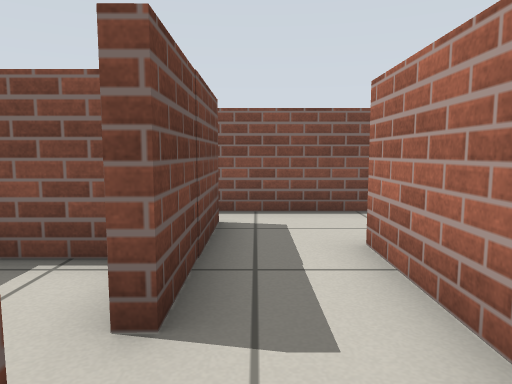
view 1 (above)

22 first-person views from a walk through a robot-simulator world made for Gazebo. The camera is 0.57 m above the floor, tilts 6° down and sees 70° across. The floor is counted in squares, 0.5 m on a side. Each view is taken from the middle of a square. On the plan, view 1 faces up. The plan holds only what a view shows up to about 14 squares ahead; the rest is blank.

view 2
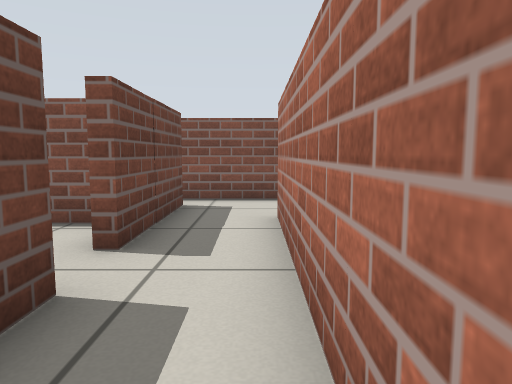

view 3
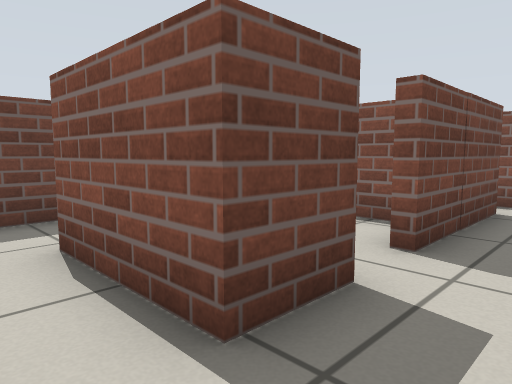

view 4
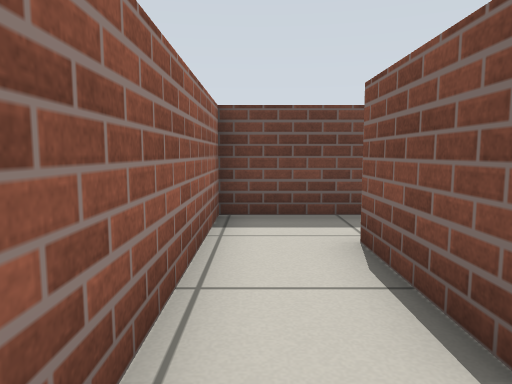

view 5
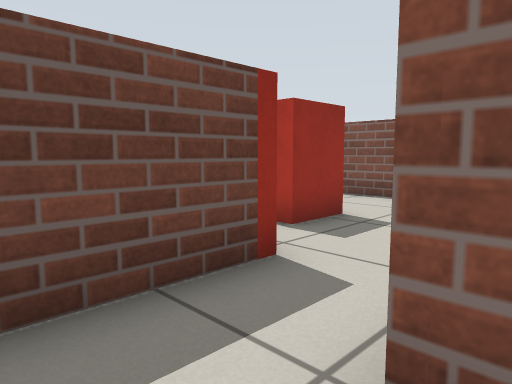

view 6
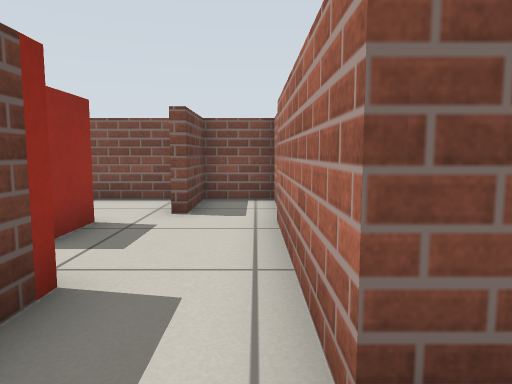

view 7
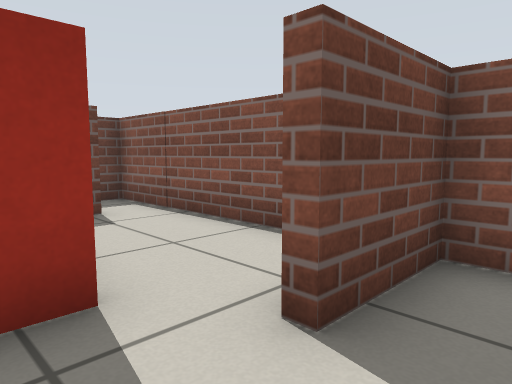

view 8
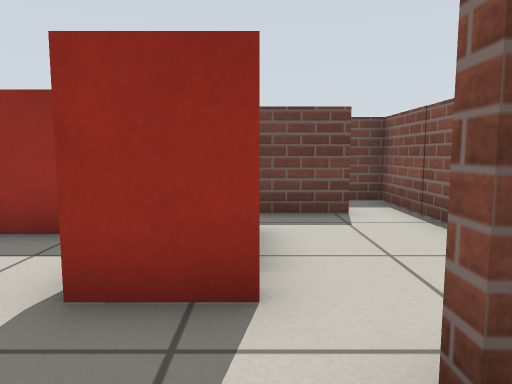

view 9
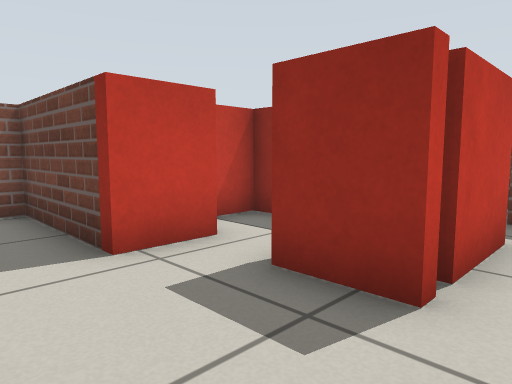

view 10
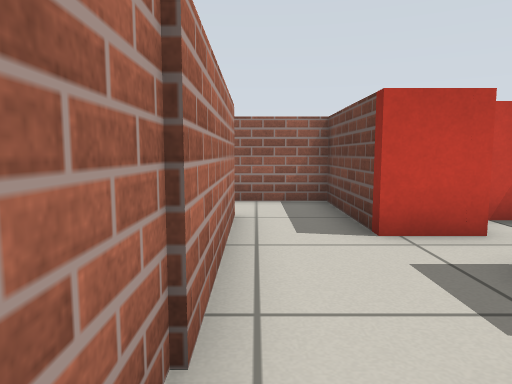

view 11
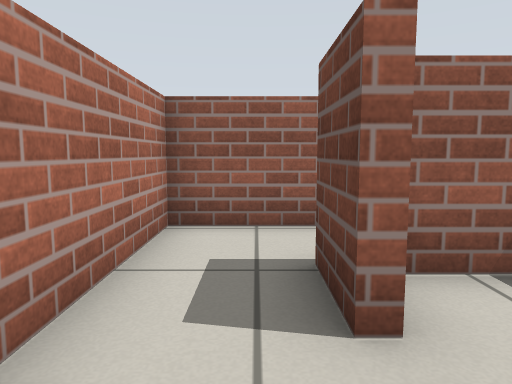

view 12
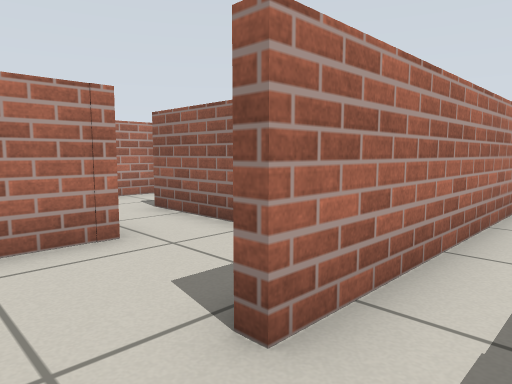

view 13
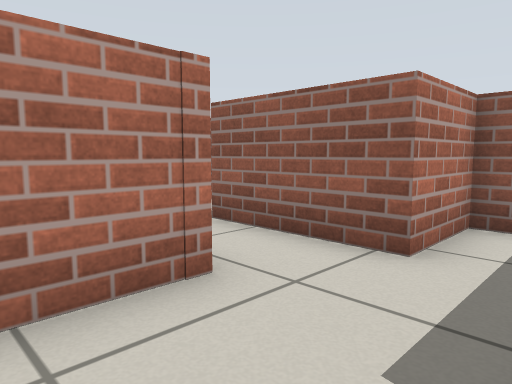

view 14
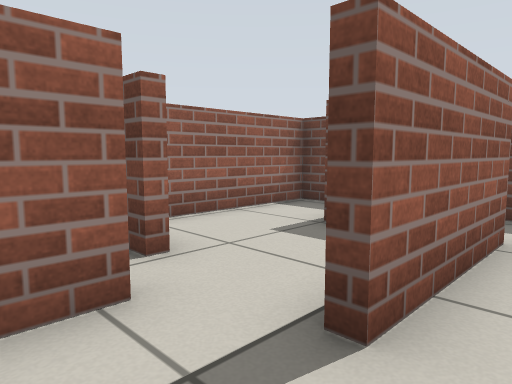

view 15
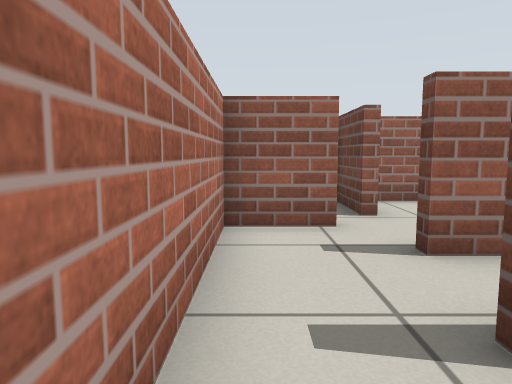

view 16
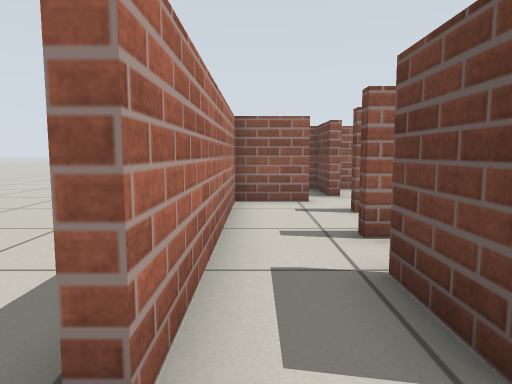

view 17
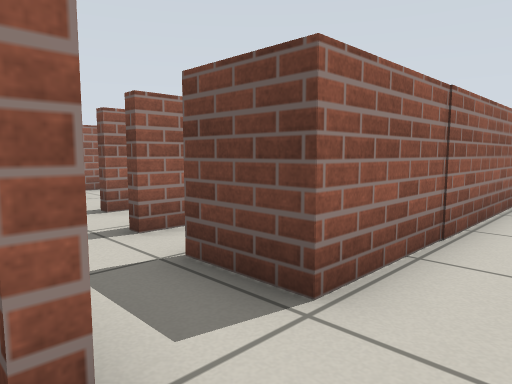

view 18
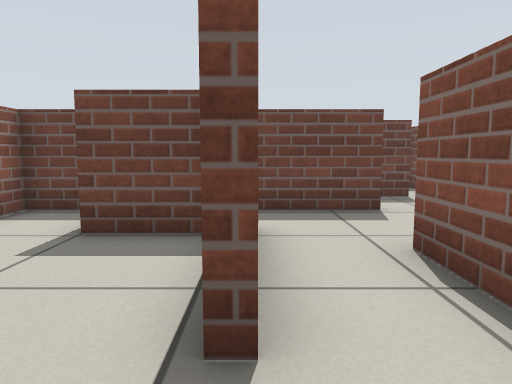

view 19
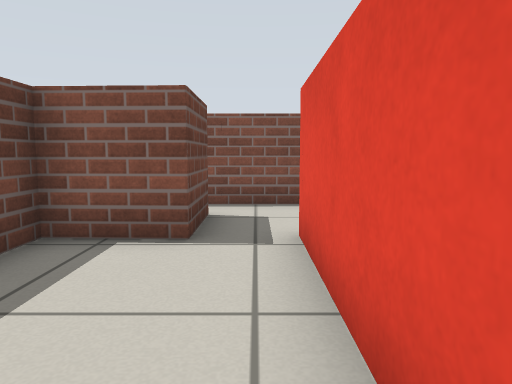

view 20
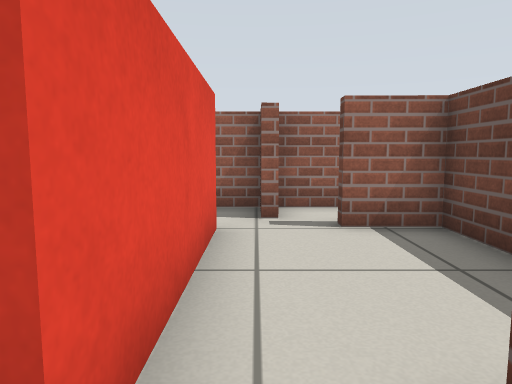

view 21
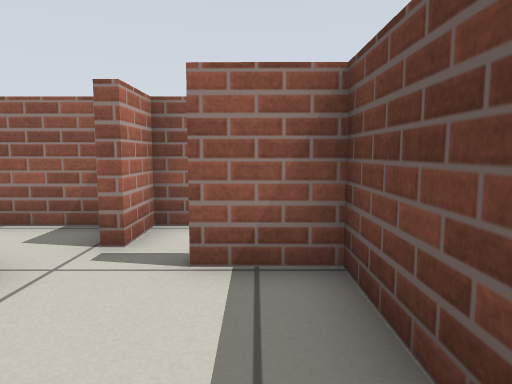

view 22
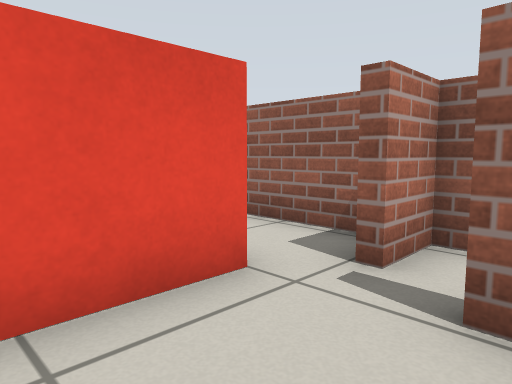

### Floor plan
Ten units are one square. View 1 is at (0, 0); x grows to the right and y downward. Boxes are objects, and circles mark ways between rooms. Rooms are numbered by the first view taken in them; rooms with no view inside come last. Other rooms are left out.
<svg viewBox="-134 -95 239 140">
<path fill="none" stroke="#000" d="M-6 -8 -6 7 -35 7M-6 -61 -6 -22M22 -71 -9 -71M-35 27 14 27 14 -46M-73 -10 -57 -10 -57 27 -35 27M-67 -40 -67 -25M-35 7 -35 -71 -53 -71 -53 -48M65 -39 47 -39M95 -24 95 -46M30 2 36 2 36 -20 71 -20M17 -46 17 -16M77 -74 77 -56M95 -46 95 -76M68 -40 76 -40M8 -74 77 -74M95 -76 99 -76M71 -20 71 -16M76 -4 95 -4 95 -24M-94 5 -94 -40M-109 -39 -129 -39 -129 6 -113 6 -113 10M-118 27 -104 27 -104 14 -100 14M-71 -40 -67 -40M-60 -71 -129 -71M-94 -40 -74 -40M-109 -59 -109 -39M39 -12 39 5M17 15 17 27 64 27M-101 27 -70 27M47 -39 47 -56M-15 -39 -29 -39M-25 4 -14 4M-91 -13 -91 2 -79 2M-67 -25 -71 -25"/>
<circle cx="-30" cy="20" r="3" fill="#2a7"/>
<circle cx="20" cy="-55" r="3" fill="#2a7"/>
<circle cx="-10" cy="-15" r="3" fill="#2a7"/>
<circle cx="-60" cy="-50" r="3" fill="#2a7"/>
<circle cx="-70" cy="-20" r="3" fill="#2a7"/>
<circle cx="85" cy="-40" r="3" fill="#2a7"/>
<circle cx="85" cy="-20" r="3" fill="#2a7"/>
<circle cx="35" cy="-40" r="3" fill="#2a7"/>
<circle cx="85" cy="-65" r="3" fill="#2a7"/>
<circle cx="100" cy="-85" r="3" fill="#2a7"/>
<circle cx="70" cy="-10" r="3" fill="#2a7"/>
<circle cx="-100" cy="-40" r="3" fill="#2a7"/>
<circle cx="-90" cy="10" r="3" fill="#2a7"/>
<text x="0" y="-20">1</text>
<text x="-50" y="-20">2</text>
<text x="60" y="-30">3</text>
<text x="80" y="-60">4</text>
<text x="-30" y="-90">5</text>
<text x="30" y="40">6</text>
<text x="80" y="-20">7</text>
<text x="-110" y="-10">8</text>
<text x="-80" y="-60">9</text>
<text x="50" y="10">10</text>
<text x="-80" y="10">11</text>
<text x="30" y="-60">12</text>
<text x="-20" y="-20">13</text>
<text x="-80" y="-20">14</text>
</svg>
Room 1 opens to room 2. Room 1 opens to room 12. Room 1 opens to room 13. Room 2 opens to room 9. Room 2 opens to room 14. Room 3 opens to room 4. Room 3 opens to room 7. Room 3 opens to room 12. Room 4 opens to room 5. Room 5 opens to room 6. Room 7 opens to room 10. Room 8 opens to room 9. Room 8 opens to room 11.

Where each view was taken, in squares from view 1:
view 1: 0 up, 0 right, facing up
view 2: 2 down, 1 right, facing up
view 3: 2 down, 1 right, facing up-left
view 4: 2 down, 1 right, facing left
view 5: 2 down, 3 left, facing up-left
view 6: 2 down, 4 left, facing up
view 7: 3 up, 4 left, facing up-left
view 8: 4 up, 4 left, facing left
view 9: 5 up, 4 left, facing down-left
view 10: 6 up, 4 left, facing down
view 11: 3 up, 0 right, facing down
view 12: 6 up, 0 right, facing down-right
view 13: 6 up, 2 right, facing down-right
view 14: 3 up, 9 right, facing down-left
view 15: 6 up, 9 right, facing down
view 16: 9 up, 9 right, facing down
view 17: 9 up, 10 right, facing down-left
view 18: 2 up, 9 right, facing left
view 19: 1 down, 10 left, facing up
view 20: 5 up, 10 left, facing down
view 21: 3 up, 12 left, facing down
view 22: 2 up, 12 left, facing down-right
